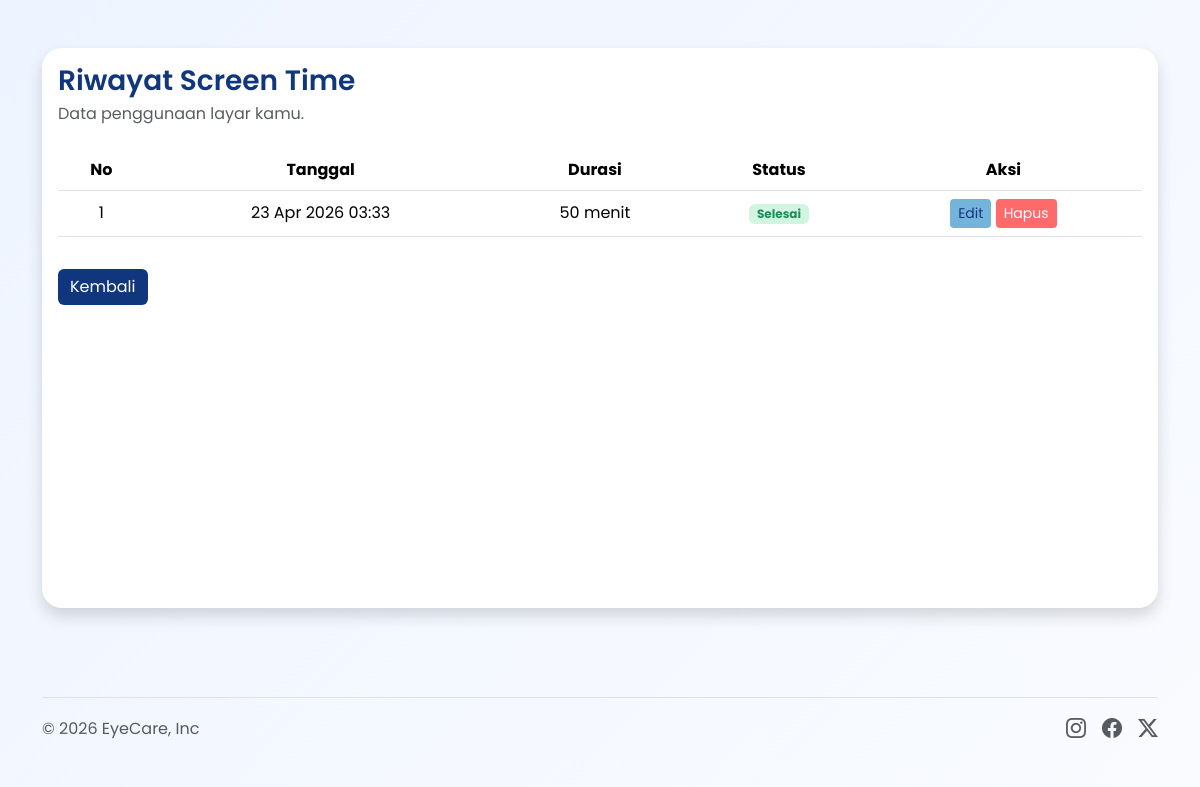
The app's page /riwayat.php (signed in) with its own data.
### tables this page shows
CREATE TABLE `screentime` (
  `id` int(11) NOT NULL,
  `id_user` int(11) NOT NULL,
  `id_profile` int(11) DEFAULT NULL,
  `tanggal` date NOT NULL,
  `durasi_menit` int(11) NOT NULL,
  `kategori` varchar(50) NOT NULL,
  `waktu_mulai` datetime DEFAULT NULL,
  `status` enum('berjalan','selesai') DEFAULT 'selesai'
);

### riwayat.php (the view, shortened to what this page needs)
<?php
include 'koneksi.php';
$id_user = $_SESSION['id'];
$query = mysqli_query($conn, "SELECT * FROM screentime WHERE id_user = $id_user ORDER BY waktu_mulai DESC");
?>
<!DOCTYPE html>
<html lang="en">
<head>
<link href="https://cdn.jsdelivr.net/npm/bootstrap@5.3.8/dist/css/bootstrap.min.css" rel="stylesheet">
<link rel="stylesheet" href="https://cdn.jsdelivr.net/npm/bootstrap-icons@1.11.3/font/bootstrap-icons.min.css">
</head>
<body>
<div class="container py-5">
<div class="card shadow">
<div class="card-body">
<h3 class="mb-1">Riwayat Screen Time</h3>
<p class="text-muted mb-4">Data penggunaan layar kamu.</p>
<?php if(mysqli_num_rows($query) > 0): ?>
<div class="table-responsive">
<table class="table table-hover text-center align-middle">
<thead>
<tr>
<th>No</th>
<th>Tanggal</th>
<th>Durasi</th>
<th>Status</th>
<th>Aksi</th>
</tr>
</thead>
<tbody>
<?php
$no = 1;
while($row = mysqli_fetch_assoc($query)):
$tanggal = date('d M Y H:i', strtotime($row['waktu_mulai']));
?>
<tr>
<td><?= $no++ ?></td>
<td><?= $tanggal ?></td>
<td><?= $row['durasi_menit'] ?> menit</td>
<td>
<?php if($row['status'] == 'selesai'): ?>
<span class="badge badge-selesai">Selesai</span>
<?php else: ?>
<span class="badge badge-berjalan">Berjalan</span>
<?php endif; ?>
</td>
<td>
<button class="btn btn-warning btn-sm"
data-bs-toggle="modal"
data-bs-target="#editModal<?= $row['id'] ?>">
Edit
</button>
<button class="btn btn-danger btn-sm"
onclick="confirmDelete(<?= $row['id'] ?>)">
Hapus
</button>
</td>
</tr>
<?php endwhile; ?>
</tbody>
</table>
</div>
<?php endif; ?>
<a href="dashboard.php" class="btn btn-primary mt-3">Kembali</a>
</div>
</div>
</div>
<div class="container" id="footer">
    <footer class="d-flex flex-wrap justify-content-between align-items-center py-3 my-4 border-top">
        <div class="col-md-4 d-flex align-items-center">
            <span class="mb-3 mb-md-0 text-body-secondary">© 2026 EyeCare, Inc</span>
        </div>
        <ul class="nav col-md-4 justify-content-end list-unstyled d-flex">
            <li class="ms-3">
                <a class="text-body-secondary" href="#" aria-label="Instagram">
                    <i class="bi bi-instagram fs-5"></i>
                </a>
            </li>
            <li class="ms-3">
                <a class="text-body-secondary" href="#" aria-label="Facebook">
                    <i class="bi bi-facebook fs-5"></i>
                </a>
            </li>
            <li class="ms-3">
                <a class="text-body-secondary" href="#" aria-label="Twitter">
                    <i class="bi bi-twitter-x fs-5"></i>
                </a>
            </li>
        </ul>
    </footer>
</div>
</body>
</html>

### riwayat.php (style rules this page uses)
body { font-family: 'Poppins', sans-serif; background: linear-gradient(135deg, #eef4ff, #f9fbff); min-height: 100vh; display: flex; flex-direction: column; }
.container { flex: 1; }
.card { border-radius: 20px; border: none; box-shadow: 0 10px 30px rgba(16,54,125,0.1); min-height: 70vh; display: flex; flex-direction: column; justify-content: space-between; }
h3 { font-weight: 600; color: #10367d; }
.table thead { background-color: #10367d; color: white; }
.badge-selesai { background-color: #d1f5e0; color: #1e8e5a; }
.btn-warning { background-color: #74b4da; border: none; color: #10367d; }
.btn-danger { background-color: #ff6b6b; border: none; }
.btn-primary { background-color: #10367d; border: none; }

### records on screen
screentime: waktu_mulai "23 Apr 2026 03:33", durasi_menit "50", status "Selesai"
